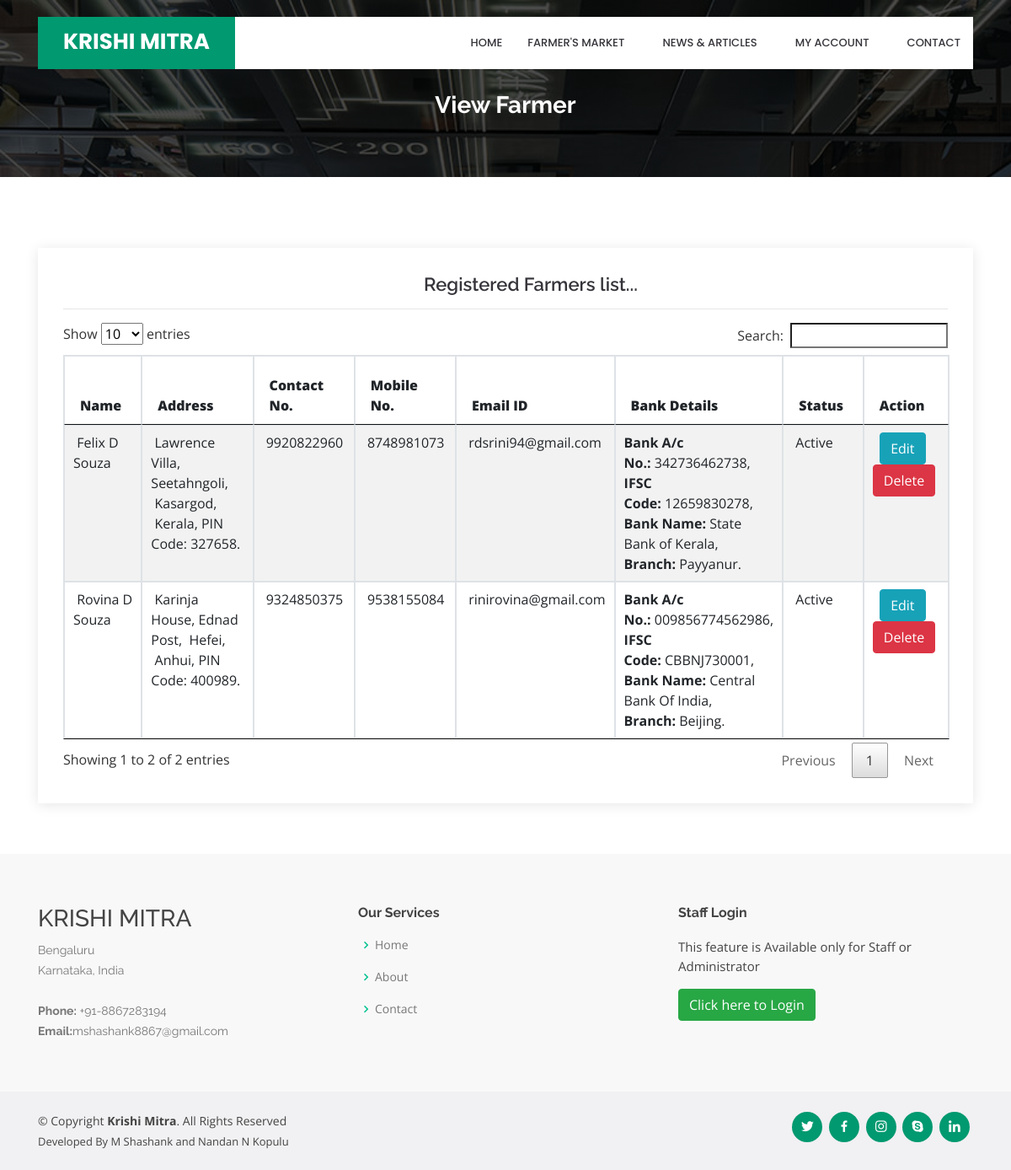
Screenshot of /viewseller.php with the database file from the repository.
### tables this page shows
CREATE TABLE IF NOT EXISTS `seller` (
`seller_id` int(10) NOT NULL,
  `seller_name` varchar(25) NOT NULL,
  `seller_address` text NOT NULL,
  `state_id` int(10) NOT NULL,
  `country_id` int(10) NOT NULL,
  `city_id` int(10) NOT NULL,
  `pincode` varchar(10) NOT NULL,
  `contact_number` varchar(15) NOT NULL,
  `mobile_no` varchar(10) NOT NULL,
  `email_id` varchar(50) NOT NULL,
  `password` varchar(25) NOT NULL,
  `bank_name` varchar(50) NOT NULL,
  `bank_branch` varchar(50) NOT NULL,
  `bank_IFSC` varchar(25) NOT NULL,
  `bank_acno` varchar(25) NOT NULL,
  `status` varchar(10) NOT NULL
);

CREATE TABLE IF NOT EXISTS `city` (
`city_id` int(10) NOT NULL,
  `country_id` int(10) NOT NULL,
  `state_id` int(10) NOT NULL,
  `city` varchar(25) NOT NULL,
  `description` text NOT NULL,
  `status` varchar(10) NOT NULL
);

CREATE TABLE IF NOT EXISTS `state` (
`state_id` int(10) NOT NULL,
  `country_id` int(10) NOT NULL,
  `state` varchar(25) NOT NULL,
  `description` text NOT NULL,
  `status` varchar(10) NOT NULL
);

### viewseller.php (the view, shortened to what this page needs)
<?php
include("header.php");
?>
  <main id="main">
    <section id="cta" class="cta">
      <div class="container">
        <div class="text-center" data-aos="zoom-in">
		<br><br>
          <h3>View Farmer</h3>
        </div>
      </div>
    </section>
    <section id="contact" class="contact">
      <div class="container">
        <div class="row">
          <div class="col-lg-12" data-aos="fade-up" data-aos-delay="100">
            <div class="info mt-4 ">
		<center><h4>Registered Farmers list...</h4></center><hr>
<?php
							 $sql = "SELECT * FROM seller";
							  $qsql = mysqli_query($con,$sql);
							  if(mysqli_num_rows($qsql)  == 0)
									{
										echo "<center>There is no Seller to display!!</center>";
									}
									else
									{
							?>
							<table ID="datatable" class="table table-striped table-bordered"  style="width:100%">
								<THEAD>
							  <tr>
						      <th width="98" height="60"><strong>Name</strong></th>
						      <th width="130"><strong>Address</strong></th>
						      <th width="104"><strong>Contact No.</strong></th>
						      <th width="104"><strong>Mobile No.</strong></th>
						      <th width="115"><strong>Email ID</strong></th>
						      <th width="138"><strong>Bank Details</strong></th>
						      <th width="98"><strong>Status</strong></th>
                               <th width="104"><strong>Action</strong></th>
						      </tr>
								</THEAD>
								<TBODY>
<?php
							  while($rs = mysqli_fetch_array($qsql))
							  {
								  $sql2 = "SELECT * FROM state WHERE state_id='$rs[state_id]'";
								  $qsql2 = mysqli_query($con,$sql2);
								  $rs12 = mysqli_fetch_array($qsql2);
								  $sql3 = "SELECT * FROM city WHERE city_id='$rs[city_id]'";
								  $qsql3 = mysqli_query($con,$sql3);
								  $rs13 = mysqli_fetch_array($qsql3);
							  echo "
						    <tr>
						      <td>&nbsp;$rs[seller_name]</td>
						      <td>&nbsp;$rs[seller_address],
						      &nbsp;$rs13[city],
						      &nbsp;$rs12[state],
						      PIN Code:&nbsp;$rs[pincode].
						      <td>&nbsp;$rs[contact_number]</td>
						      <td>&nbsp;$rs[mobile_no]</td>
						      <td>&nbsp;$rs[email_id]</td>
						      <td> <strong>Bank A/c No.:</strong>&nbsp;$rs[bank_acno],<br>"."
							  <strong>IFSC Code:</strong>&nbsp;$rs[bank_IFSC],<br>"."
							  <strong>Bank Name:</strong>&nbsp;$rs[bank_name],<br>"."
						      <strong>Branch:</strong>&nbsp;$rs[bank_branch].
						     </td>
						      <td>&nbsp;$rs[status]</td>
						      <td>&nbsp;  <a href='seller.php?editid=$rs[seller_id]' class='btn btn-info'>Edit</a>  <a href='viewseller.php?deleteid=$rs[seller_id]' onclick='return delconfirm()' class='btn btn-danger'>Delete</a></td>
					        </tr>";
							  }
							  ?>
								</TBODY>
						  </table>
						<?php
						 }
						?>
            </div>
		  </div>
        </div>
      </div>
    </section>
  </main>
<?php
include("footer.php");
?>

### assets/css/style.css (style rules this page uses)
body { font-family: "Open Sans", sans-serif; color: #444444; }
a { color: #009970; }
h1, h2, h3, h4, h5, h6 { font-family: "Raleway", sans-serif; }
section { padding: 60px 0; overflow: hidden; }
.cta { background: linear-gradient(rgba(2, 2, 2, 0.7), rgba(0, 0, 0, 0.7)), url("../img/cta-bg.jpg") fixed center center; background-size: cover; padding: 60px 0; }
.cta h3 { color: #fff; font-size: 28px; font-weight: 700; }
.contact .info { padding: 30px; width: 100%; background: #fff; box-shadow: 0px 2px 15px rgba(0, 0, 0, 0.1); }
.contact .info h4 { padding: 0 0 0 60px; font-size: 22px; font-weight: 600; margin-bottom: 5px; color: #36343a; }

### rows the page displays
seller: seller_name "Felix D Souza", seller_address "Lawrence Villa, Seetahngoli", city.city "Kasargod", state.state "Kerala", pincode "327658", contact_number "9920822960", mobile_no "8748981073", email "rdsrini94@gmail.com", bank_acno "342736462738", bank_IFSC "12659830278", bank_name "State Bank of Kerala", bank_branch "Payyanur", status "Active"
seller: seller_name "Rovina D Souza", seller_address "Karinja House, Ednad Post", city.city "Hefei", state.state "Anhui", pincode "400989", contact_number "9324850375", mobile_no "9538155084", email "rinirovina@gmail.com", bank_acno "009856774562986", bank_IFSC "CBBNJ730001", bank_name "Central Bank Of India", bank_branch "Beijing", status "Active"
